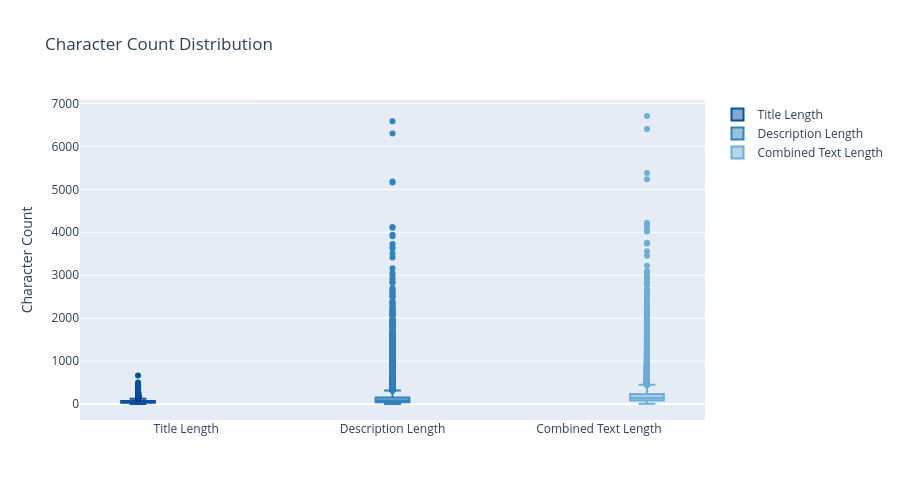

Write notebook code for a chart like this one.
### Code cell
# =============================================================================
# Character count Analysis
# =============================================================================

# Calculate text lengths
if 'TITLE' in master_df.columns and 'CASE_DESCRIPTION' in master_df.columns:
    master_df['title_length'] = master_df['TITLE'].astype(str).str.len()
    master_df['description_length'] = master_df['CASE_DESCRIPTION'].astype(str).str.len()
    master_df['combined_text_length'] = master_df['title_length'] + master_df['description_length']
    
    fig = go.Figure()
    
    fig.add_trace(go.Box(
        y=master_df['title_length'],
        name='Title Length',
        marker_color='#08519c'
    ))
    
    fig.add_trace(go.Box(
        y=master_df['description_length'],
        name='Description Length',
        marker_color='#3182bd'
    ))
    
    fig.add_trace(go.Box(
        y=master_df['combined_text_length'],
        name='Combined Text Length',
        marker_color='#6baed6'
    ))
    
    fig.update_layout(
        title='Character Count Distribution',
        yaxis_title='Character Count',
        height=500,
        hovermode='y unified',
        boxmode='group'
    )
    fig.show()
    
    print(f"Title length - Min: {master_df['title_length'].min()}, Max: {master_df['title_length'].max()}, Mean: {master_df['title_length'].mean():.0f}, Median: {master_df['title_length'].median():.0f}")
    print(f"Description length - Min: {master_df['description_length'].min()}, Max: {master_df['description_length'].max()}, Mean: {master_df['description_length'].mean():.0f}, Median: {master_df['description_length'].median():.0f}")
    print(f"Combined text length - Min: {master_df['combined_text_length'].min()}, Max: {master_df['combined_text_length'].max()}, Mean: {master_df['combined_text_length'].mean():.0f}, Median: {master_df['combined_text_length'].median():.0f}")

### Figure 1 — Plotly figure (JSON) as saved in the notebook; plotly's stock layout.template omitted (floating-point values rounded to 4 significant figures; data arrays with more than 128 entries replaced by an {"elided": "..."} marker saying what was removed)
{"data": [{"marker": {"color": "#08519c"}, "name": "Title Length", "type": "box", "y": {"elided": "34576 int values"}}, {"marker": {"color": "#3182bd"}, "name": "Description Length", "type": "box", "y": {"elided": "34576 int values"}}, {"marker": {"color": "#6baed6"}, "name": "Combined Text Length", "type": "box", "y": {"elided": "34576 int values"}}], "layout": {"boxmode": "group", "height": 500, "hovermode": "y unified", "title": {"text": "Character Count Distribution"}, "yaxis": {"title": {"text": "Character Count"}}}}
